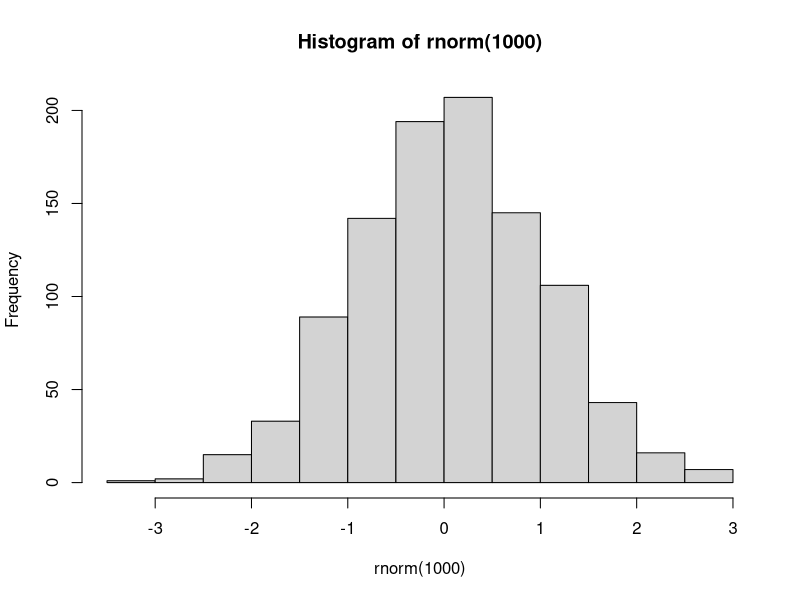
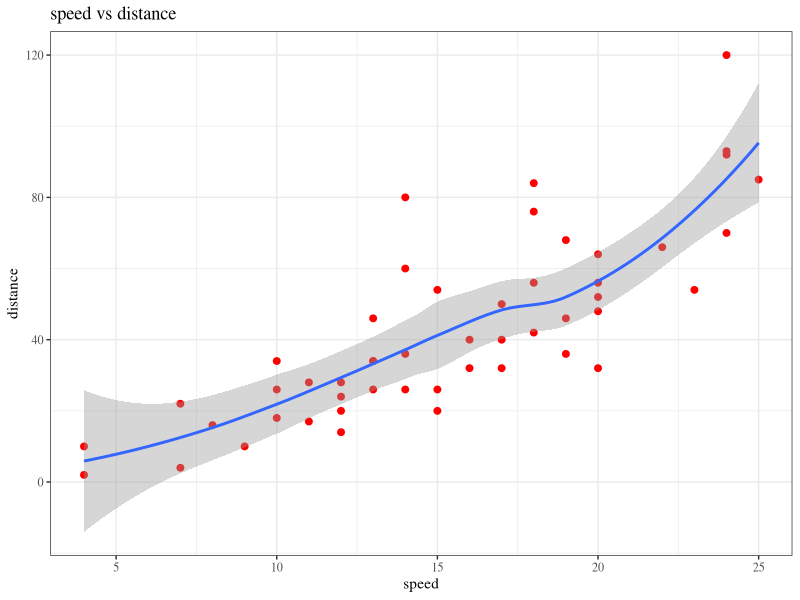
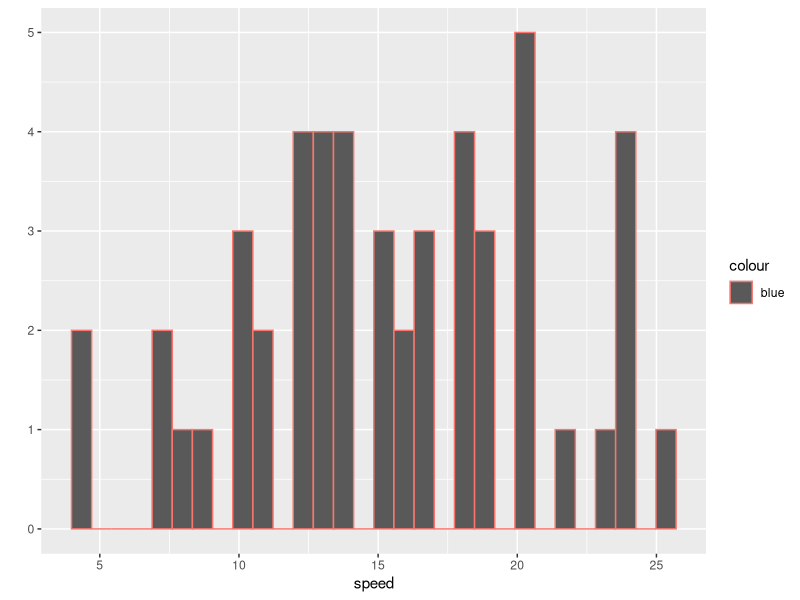

Write R code to recreate these figures, in order.
#1)
gender <- c("M" , "M" , "F" , "F" , "F" )
whereF<- (gender == "F" )
gender[whereF] <- "Female"
gender
#all F's in gender are replaced by Female
#2)
char <- c("2" , "1" , "0" )
num<- 0:2
charnum<- data.frame(char, num); 

sample(1:100,10)
sample(1:10)
#central limt theorem
hist(rnorm(1000))
#3
cars
library(ggplot2)
ggplot(data=cars,aes(speed,dist))+geom_point(size=2,pch=19,col="red")+geom_smooth()+labs(y="distance",x="speed",title="speed vs distance")+theme_bw(base_family="Times")
qplot(data=cars,speed,col="blue")

#4)
fib<-function(first=0,second=1,n){
        if(n==1)
        {
             print(first)   
        }
        else {
                print(first)
                print(second)
        
        for(i in 1:(n-2)){
                temp=first+second
                print(temp)
                first=second
                second=temp
               
        }   
        }
}
fib(2,2,n=8)
fib(2,3,n=8)

fibdif<-function(first=0,second=1,n){
        if(n==1)
        {
                print(first)   
        }
        else {
                print(first)
                print(second)
                
                for(i in 1:(n-2)){
                        temp=second-first
                        print(temp)
                        first=second
                        second=temp
                        
                }   
        }
}
fibdif(n=8)